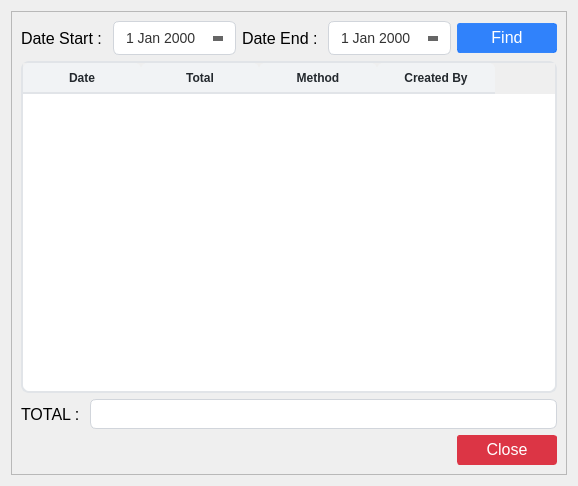
<?xml version="1.0" encoding="UTF-8"?>
<ui version="4.0">
 <class>Form</class>
 <widget class="QWidget" name="Form">
  <property name="geometry">
   <rect>
    <x>0</x>
    <y>0</y>
    <width>554</width>
    <height>486</height>
   </rect>
  </property>
  <property name="windowTitle">
   <string>Daily Sales Report</string>
  </property>
  <property name="windowIcon">
   <iconset>
    <normaloff>../assets/day.png</normaloff>../assets/day.png</iconset>
  </property>
  <property name="styleSheet">
   <string notr="true">QLineEdit{
	border: 1px solid #d1d5db;      /* Light gray border */
    border-radius: 6px;             /* Rounded corners */
    outline: none;                  /* Remove default outline */
    color: #333;                    /* Text color */
    background-color: #fff;       /* Light gray background */
    
}

QLineEdit:focus {
    border: 1px solid #93c5fd;       /* Blue border on focus */
    background-color: #ffffff;       /* White background when focused */
}

QLineEdit:disabled {
    border: 1px solid #e5e7eb;      /* Lighter border when disabled */
    background-color: #f3f4f6;      /* Light gray background when disabled */
    color: #9ca3af;                 /* Lighter text color when disabled */
}

/* QComboBox Styling - Improved with clearer state indicators */
QComboBox {
    border: 1px solid #d1d5db;      /* Light gray border */
    border-radius: 6px;             /* Rounded corners */
    padding: 6px 12px 6px 10px;     /* Add some padding */
    min-height: 20px;               /* Minimum height */
    color: #333;                    /* Text color */
    background-color: #fff;         /* White background */
    selection-background-color: #93c5fd; /* Light blue selection */
    font-size: 14px;                /* Consistent font size */
    min-width: 6em;                 /* Minimum width */
}

QComboBox:hover:!disabled {
    border-color: #93c5fd;          /* Light blue border on hover when enabled */
    background-color: #f0f7ff;      /* Very light blue background on hover */
}

QComboBox:focus {
    border: 2px solid #3b82f6;      /* Thicker, darker blue border on focus */
    background-color: #ffffff;      /* Pure white background when focused */
}

QComboBox:disabled {
    border: 1px solid #d9dce0;      /* Very light gray border when disabled */
    background-color: #f3f4f6;      /* Light gray background when disabled */
    color: #9ca3af;                 /* Lighter text color when disabled */
}

QComboBox::drop-down {
    subcontrol-origin: padding;
    subcontrol-position: center right;
    width: 20px;
    border: none;                   /* Remove border for cleaner look */
    margin-right: 5px;              /* Add some margin */
}

/* If you don't have an icon, use this instead: */
QComboBox::down-arrow {
    width: 0;
    height: 0;
    border-left: 5px solid transparent;
    border-right: 5px solid transparent;
    border-top: 5px solid #666;     /* Arrow color */
    margin-right: 5px;
}

QComboBox::down-arrow:disabled {
    border-top: 5px solid #b0b0b0;  /* Lighter arrow color when disabled */
}

QComboBox:disabled {
    color: #9ca3af;                 /* Lighter text when disabled */
    background-color: #f3f4f6;      /* Light gray background */
    border-color: #e5e7eb;          /* Lighter border */
}

/* Add a visual indicator for disabled state */
QComboBox:disabled {
    color: #9ca3af;
    background-color: #f3f4f6;
    border: 1px solid #e5e7eb;
    padding-right: 25px;            /* Make room for the lock icon */
}

/* If you don't have a lock icon, use a pattern instead */
QComboBox:disabled {
    background-image: repeating-linear-gradient(
        45deg,
        transparent,
        transparent 5px,
        rgba(200, 200, 200, 0.1) 5px,
        rgba(200, 200, 200, 0.1) 10px
    );
}

QComboBox QAbstractItemView {
    border: 1px solid #d1d5db;
    border-radius: 0px 0px 6px 6px;
    background-color: white;
    selection-background-color: #3b82f6;  /* Darker blue for better contrast */
    selection-color: white;               /* White text on selection */
    outline: none;
    padding: 5px;
}

QComboBox QAbstractItemView::item {
    min-height: 25px;               /* Taller items for better clickability */
    padding: 5px;                   /* Padding inside items */
}

QComboBox QAbstractItemView::item:hover {
    background-color: #e5f0ff;      /* Light blue on hover */
    color: #333;
}

/* QTextEdit Styling - Similar to QLineEdit */
QTextEdit {
    border: 1px solid #d1d5db;      /* Light gray border */
    border-radius: 6px;             /* Rounded corners */
    outline: none;                  /* Remove default outline */
    color: #333;                    /* Text color */
    background-color: #fff;         /* White background */
    padding: 6px 10px;              /* Add some padding for better text display */
    selection-background-color: #93c5fd; /* Light blue selection */
}

QTextEdit:focus {
    border: 1px solid #93c5fd;      /* Blue border on focus */
    background-color: #ffffff;      /* White background when focused */
}

QTextEdit:disabled {
    border: 1px solid #e5e7eb;      /* Lighter border when disabled */
    background-color: #f3f4f6;      /* Light gray background when disabled */
    color: #9ca3af;                 /* Lighter text color when disabled */
}


/* QDateEdit Styling */
QDateEdit {
    border: 1px solid #d1d5db;
    border-radius: 6px;
    padding: 6px 10px;
    min-height: 20px;
    color: #333;
    background-color: #fff;
    font-size: 14px;
}

QDateEdit:hover:!disabled {
    border-color: #93c5fd;
    background-color: #f0f7ff;
}

QDateEdit:focus {
    border: 2px solid #3b82f6;
    background-color: #ffffff;
}

QDateEdit:disabled {
    color: #9ca3af;
    background-color: #f3f4f6;
    border: 1px dashed #c0c0c0;
}

QDateEdit::drop-down {
    subcontrol-origin: padding;
    subcontrol-position: center right;
    width: 20px;
    border: none;
    margin-right: 5px;
}

QDateEdit::down-arrow {
    width: 0;
    height: 0;
    border-left: 5px solid transparent;
    border-right: 5px solid transparent;
    border-top: 5px solid #666;
    margin-right: 5px;
}

QDateEdit::down-arrow:disabled {
    border-top: 5px solid #b0b0b0;
}

/* Calendar popup styling */
QCalendarWidget {
    background-color: white;
    border: 1px solid #d1d5db;
}

QCalendarWidget QToolButton {
    color: #333;
    background-color: transparent;
    border: 1px solid transparent;
    border-radius: 4px;
    padding: 4px;
}

QCalendarWidget QToolButton:hover {
    background-color: #f0f7ff;
    border: 1px solid #93c5fd;
}

QCalendarWidget QMenu {
    background-color: white;
    border: 1px solid #d1d5db;
    padding: 5px;
}

QCalendarWidget QSpinBox {
    border: 1px solid #d1d5db;
    border-radius: 4px;
    padding: 3px;
    background-color: white;
}

QCalendarWidget QAbstractItemView:enabled {
    background-color: white;
    color: #333;
    selection-background-color: #3b82f6;
    selection-color: white;
}

QCalendarWidget QAbstractItemView:disabled {
    color: #9ca3af;
}

QCalendarWidget QWidget#qt_calendar_navigationbar {
    background-color: #f1f5f9;
    border-bottom: 1px solid #d1d5db;
    padding: 4px;
}

QPushButton {
    text-align: center;
    white-space: nowrap;
    vertical-align: middle;
    border: 1px solid transparent;
    line-height: 1.5;
    border-radius: 3px;
    margin: 0.25rem;
	opacity: 0.55;
	padding-bottom: 2px;

}

/* Message Dialog Styling */
QMessageBox {
    background-color: #ffffff;
    border-radius: 8px;
    min-width: 300px;
}

QMessageBox QLabel {
    color: #333333;
    font-size: 14px;
    padding: 12px;
    min-height: 40px;
}

QMessageBox QPushButton {
    background-color: #3b82f6;
    color: white;
    border-radius: 5px;
    padding: 8px 16px;
    font-weight: bold;
    min-width: 80px;
    margin: 8px 5px;
    opacity: 1.0;
}

QMessageBox QPushButton:hover {
    background-color: #2563eb;
}

QMessageBox QPushButton:pressed {
    background-color: #1d4ed8;
}

QMessageBox QIcon {
    padding: 15px;
}

QMessageBox #qt_msgbox_label {
    min-height: 40px;
}

/* Warning icon styling */
QMessageBox#warning-box {
    background-color: #fff9ed;
    border: 1px solid #fbbf24;
}

/* Error icon styling */
QMessageBox#error-box {
    background-color: #fef2f2;
    border: 1px solid #ef4444;
}

/* Info icon styling */
QMessageBox#info-box {
    background-color: #eff6ff; 
    border: 1px solid #3b82f6;
}
</string>
  </property>
  <layout class="QGridLayout" name="gridLayout_2">
   <item row="0" column="0">
    <widget class="QFrame" name="frame">
     <property name="frameShape">
      <enum>QFrame::StyledPanel</enum>
     </property>
     <property name="frameShadow">
      <enum>QFrame::Raised</enum>
     </property>
     <layout class="QGridLayout" name="gridLayout">
      <item row="0" column="0">
       <layout class="QVBoxLayout" name="verticalLayout">
        <item>
         <layout class="QHBoxLayout" name="horizontalLayout_2">
          <item>
           <layout class="QHBoxLayout" name="horizontalLayout">
            <item>
             <widget class="QLabel" name="daily_sales_report_date_start_label">
              <property name="minimumSize">
               <size>
                <width>0</width>
                <height>30</height>
               </size>
              </property>
              <property name="font">
               <font>
                <pointsize>12</pointsize>
               </font>
              </property>
              <property name="text">
               <string>Date Start : </string>
              </property>
              <property name="alignment">
               <set>Qt::AlignLeading|Qt::AlignLeft|Qt::AlignVCenter</set>
              </property>
             </widget>
            </item>
            <item>
             <widget class="QDateEdit" name="start_date_daily_sales_input">
              <property name="minimumSize">
               <size>
                <width>0</width>
                <height>30</height>
               </size>
              </property>
              <property name="font">
               <font>
                <pointsize>12</pointsize>
               </font>
              </property>
              <property name="calendarPopup">
               <bool>true</bool>
              </property>
             </widget>
            </item>
           </layout>
          </item>
          <item>
           <layout class="QFormLayout" name="formLayout_2">
            <item row="0" column="0">
             <widget class="QLabel" name="daily_sales_report_date_end_label">
              <property name="minimumSize">
               <size>
                <width>0</width>
                <height>30</height>
               </size>
              </property>
              <property name="font">
               <font>
                <pointsize>12</pointsize>
               </font>
              </property>
              <property name="text">
               <string>Date End : </string>
              </property>
             </widget>
            </item>
            <item row="0" column="1">
             <widget class="QDateEdit" name="end_date_daily_sales_input">
              <property name="minimumSize">
               <size>
                <width>0</width>
                <height>30</height>
               </size>
              </property>
              <property name="font">
               <font>
                <pointsize>12</pointsize>
               </font>
              </property>
              <property name="calendarPopup">
               <bool>true</bool>
              </property>
             </widget>
            </item>
           </layout>
          </item>
          <item>
           <widget class="QPushButton" name="find_daily_sales_report_button">
            <property name="minimumSize">
             <size>
              <width>100</width>
              <height>30</height>
             </size>
            </property>
            <property name="font">
             <font>
              <pointsize>12</pointsize>
             </font>
            </property>
            <property name="styleSheet">
             <string notr="true">QPushButton{
    color: #fff;
    background-color: rgba(13, 110, 253, 0.85); /* RGBA with alpha channel */
    border-color: rgba(13, 110, 253, 0.7);
}
QPushButton:hover {
    background-color: rgba(11, 94, 215, 0.9);
    border-color: rgba(10, 88, 202, 0.9);
    opacity: 0.95;
}
QPushButton:disabled {
    background-color: #a8c1ff;
    border-color: #a8c1ff;
    color: #e6eeff;
}</string>
            </property>
            <property name="text">
             <string>Find</string>
            </property>
            <property name="icon">
             <iconset>
              <normaloff>../assets/magnifying-glass.png</normaloff>../assets/magnifying-glass.png</iconset>
            </property>
            <property name="iconSize">
             <size>
              <width>14</width>
              <height>14</height>
             </size>
            </property>
           </widget>
          </item>
         </layout>
        </item>
        <item>
         <widget class="QTableWidget" name="daily_sales_table">
          <property name="minimumSize">
           <size>
            <width>0</width>
            <height>330</height>
           </size>
          </property>
          <property name="maximumSize">
           <size>
            <width>16777215</width>
            <height>16777215</height>
           </size>
          </property>
          <property name="font">
           <font>
            <pointsize>12</pointsize>
           </font>
          </property>
          <property name="styleSheet">
           <string notr="true">QTableWidget {
            background-color: #ffffff;
            alternate-background-color: #f5f8fa;
            border: 2px solid #e1e4e8;
            border-radius: 8px;
            gridline-color: #e1e4e8;
            selection-background-color: #0366d6;
            selection-color: #ffffff;
        }
        
        QTableWidget::item {
            border-bottom: 1px solid #e1e4e8;
			padding: 6px;
        }
        
        QTableWidget::item:selected {
            background-color: #0366d6;
			border: none; /* Remove any border on selected items */
        }

        QTableWidget::item:focus {
            border: none; /* Remove the focus border */
            outline: none; /* Remove the focus outline */
        }

        QHeaderView::section {
            background-color: #f1f3f5;
            color: #24292e;
            font-weight: bold;
            border: none;
            border-bottom: 2px solid #e1e4e8;
            padding: 3px;
            border-top-left-radius: 6px;
            border-top-right-radius: 6px;
        }
        
        QTableWidget QScrollBar:vertical {
            border: none;
            background: #f1f3f5;
            width: 10px;
            border-radius: 5px;
        }
        
        QTableWidget QScrollBar::handle:vertical {
            background: #c0c0c0;
            border-radius: 5px;
        }
        
        QTableWidget QScrollBar::handle:vertical:hover {
            background: #a0a0a0;
        }
        
        QTableWidget QScrollBar:horizontal {
            border: none;
            background: #f1f3f5;
            height: 10px;
            border-radius: 5px;
        }
        
        QTableWidget QScrollBar::handle:horizontal {
            background: #c0c0c0;
            border-radius: 5px;
        }
        
        QTableWidget QScrollBar::handle:horizontal:hover {
            background: #a0a0a0;
        }</string>
          </property>
          <property name="sortingEnabled">
           <bool>true</bool>
          </property>
          <attribute name="horizontalHeaderDefaultSectionSize">
           <number>118</number>
          </attribute>
          <attribute name="horizontalHeaderMinimumSectionSize">
           <number>51</number>
          </attribute>
          <attribute name="verticalHeaderDefaultSectionSize">
           <number>79</number>
          </attribute>
          <column>
           <property name="text">
            <string>Date</string>
           </property>
           <property name="font">
            <font>
             <pointsize>12</pointsize>
             <weight>75</weight>
             <bold>true</bold>
            </font>
           </property>
           <property name="textAlignment">
            <set>AlignCenter</set>
           </property>
          </column>
          <column>
           <property name="text">
            <string>Total</string>
           </property>
           <property name="font">
            <font>
             <pointsize>12</pointsize>
             <weight>75</weight>
             <bold>true</bold>
            </font>
           </property>
           <property name="textAlignment">
            <set>AlignCenter</set>
           </property>
          </column>
          <column>
           <property name="text">
            <string>Method</string>
           </property>
           <property name="font">
            <font>
             <pointsize>12</pointsize>
             <weight>75</weight>
             <bold>true</bold>
            </font>
           </property>
           <property name="textAlignment">
            <set>AlignCenter</set>
           </property>
          </column>
          <column>
           <property name="text">
            <string>Created By</string>
           </property>
           <property name="font">
            <font>
             <pointsize>12</pointsize>
             <weight>75</weight>
             <bold>true</bold>
            </font>
           </property>
           <property name="textAlignment">
            <set>AlignCenter</set>
           </property>
          </column>
         </widget>
        </item>
        <item>
         <layout class="QFormLayout" name="formLayout_5">
          <item row="0" column="0">
           <widget class="QLabel" name="total_transactions_label">
            <property name="minimumSize">
             <size>
              <width>0</width>
              <height>30</height>
             </size>
            </property>
            <property name="font">
             <font>
              <pointsize>12</pointsize>
             </font>
            </property>
            <property name="text">
             <string>TOTAL : </string>
            </property>
           </widget>
          </item>
          <item row="0" column="1">
           <widget class="QLineEdit" name="total_transactions_input">
            <property name="enabled">
             <bool>true</bool>
            </property>
            <property name="minimumSize">
             <size>
              <width>0</width>
              <height>30</height>
             </size>
            </property>
            <property name="font">
             <font>
              <pointsize>12</pointsize>
             </font>
            </property>
            <property name="readOnly">
             <bool>true</bool>
            </property>
           </widget>
          </item>
         </layout>
        </item>
        <item>
         <layout class="QHBoxLayout" name="horizontalLayout_4">
          <item>
           <spacer name="horizontalSpacer_2">
            <property name="orientation">
             <enum>Qt::Horizontal</enum>
            </property>
            <property name="sizeHint" stdset="0">
             <size>
              <width>40</width>
              <height>20</height>
             </size>
            </property>
           </spacer>
          </item>
          <item>
           <widget class="QPushButton" name="close_button">
            <property name="minimumSize">
             <size>
              <width>100</width>
              <height>30</height>
             </size>
            </property>
            <property name="font">
             <font>
              <pointsize>12</pointsize>
             </font>
            </property>
            <property name="styleSheet">
             <string notr="true">QPushButton {
    color: #fff;
    background-color: #dc3545;
    border-color: #dc3545;
}
QPushButton:hover {
    background-color: #bb2d3b;
    border-color: #b02a37;
}</string>
            </property>
            <property name="text">
             <string>Close</string>
            </property>
            <property name="icon">
             <iconset>
              <normaloff>../assets/close.png</normaloff>../assets/close.png</iconset>
            </property>
            <property name="iconSize">
             <size>
              <width>12</width>
              <height>12</height>
             </size>
            </property>
           </widget>
          </item>
         </layout>
        </item>
       </layout>
      </item>
     </layout>
    </widget>
   </item>
  </layout>
 </widget>
 <resources/>
 <connections/>
</ui>
